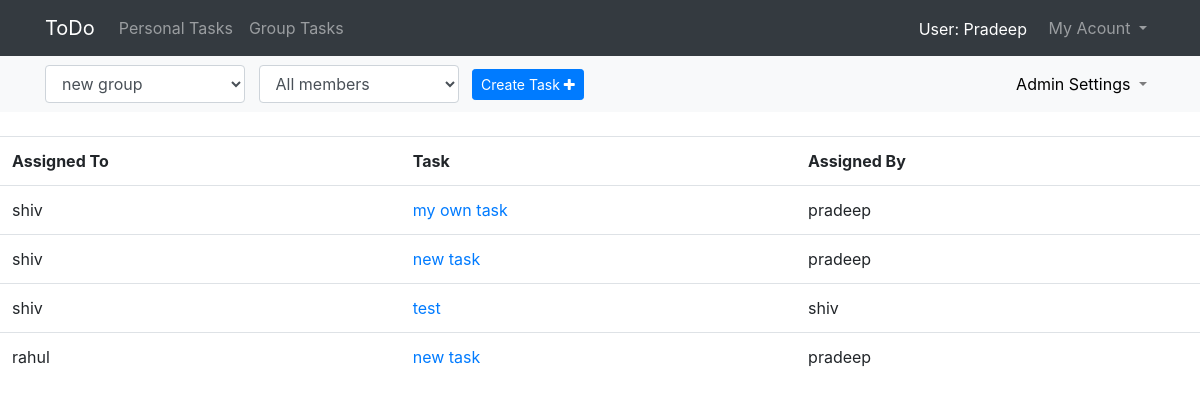
/group/ (signed in), run on the app's committed database.
### todoapp/models.py (models this page shows)
class TaskAssignModel(models.Model):
	assigned_to_id = models.ForeignKey(GroupModel,on_delete=models.CASCADE,null=True)
	assigned_to_name = models.CharField(max_length=60)
	task = models.CharField(max_length=60)
	status=models.CharField(max_length=60,default='todo')
	comment=models.TextField(default=None)
	assigned_by = models.CharField(max_length = 60)

### todoapp/views.py (the view, shortened to what this page needs)
# urls.py: path('group/',v1.groupview),
@login_required
def groupview(request,grpid=None,member=None):
    listAllMemberTaskFlag,singleMemberTasksFlag = False,False
    grpdata_member=GroupModel.objects.filter(member=request.user)
    mylist_data=ToDoModel.objects.filter(user=request.user,status='todo',flagTask='no')
    task_flag_update(request.user)
    verifyUserFlag = verifyGroupAdmin(str(request.user))
    if grpid == None:
        listAllMemberTask = []
        grpdata = GroupModel.objects.filter(member=request.user)
        for x in grpdata:
            grpid = x.grpid
            break
        selectedGroups=GroupModel.objects.filter(grpid=grpid)
        for x in selectedGroups:
            listAllMemberTask.append(TaskAssignModel.objects.filter(assigned_to_id=x.id))
        for x in listAllMemberTask:
            if len(x) != 0:
                listAllMemberTaskFlag = True
        return render(request,'todoapp/group.html',
            {'listAllMemberTaskFlag':listAllMemberTaskFlag,'selectedGroups':selectedGroups,'current_user':request.user,'verifyUserFlag':verifyUserFlag,
            'grpid':grpid ,'grpdata_member':grpdata_member,'data':mylist_data,'listAllMemberTask':listAllMemberTask})

### todoapp/supporting_python.py (called while the page is built)
def task_flag_update(user):
    mylist_data = ToDoModel.objects.filter(user=user,status='todo',flagTask='no')
    current_date=str(datetime.now().date())+datetime.now().strftime("%H:%M")
    for task in mylist_data:
        tasktime=str(task.date)+task.time.strftime("%H:%M")
        if current_date == tasktime:
            task.flagTask = 'yes'
            task.save()

def verifyGroupAdmin(user):
    adminUsersData = GroupAdminsModel.objects.all()
    for data in adminUsersData:
        if data.adminUser == user:
            return True
    return False

### template/todoapp/group.html (shortened to what this page needs)
<!DOCTYPE html>
{% extends "todoapp/base2.html" %}
{% block body_block %}
<div class="sticky-top">
    <nav class="navbar navbar-expand-sm navbar-light bg-light ">
    	<div class="container">
        <div class="navbar-collapse collapse" id="navbar2">
            <ul class="navbar-nav">
                <li class="nav-item ">
                      {% if grpdata_member %}
          						<select class="form-control" id ="select-group" onchange="window.location.href=this.value">
          							{% for data in grpdata_member %}
          						    <option value="/group/{{data.grpid}}">{{data.group}}</option>
          						    {% endfor %}
          						</select>
          					{% endif %}
                </li>&nbsp&nbsp&nbsp
                <li class="nav-item">
                      {% if selectedGroups %}
                						<select class="form-control" id ="select-member" onchange="window.location.href=this.value">
                							<option value="/group/{{grpid}}"  selected>All members</option>
                						</select>
          					{% endif %}
                </li>&nbsp&nbsp&nbsp
                <li class="nav-item" style="padding-top: 4px;">
                      	{%if grpid%}
      					<a href="" class="btn btn-primary btn-sm" data-toggle="modal" data-target="#createtaskmodalform">Create Task&nbsp<i class="fa fa-plus"></i></a>
                      	{%endif%}
				        </li>
            </ul>
            <ul class="navbar-nav ml-auto">
                <li class="nav-item dropdown">
                  {% if verifyUserFlag %}
                    <a class="nav-link dropdown-toggle" href="#" id="navbarDropdown" role="button" data-toggle="dropdown" >
                          <span style="color: black;">Admin Settings</span>
                    </a>
                  {% endif %}
                </li>
            </ul>
        </div>
        </div>
    </nav>
</div><br>
	<div>
		{% if listAllMemberTaskFlag  %}
			<table class="table">
				<tr>
					<th>Assigned To</th>
					<th>Task</th>
					<th>Assigned By</th>
				</tr>
				{% for i in listAllMemberTask %}
				{% for j in i %}
				<tr>
					<td>
						{{j.assigned_to_name}}
					</td>
					<td>
						<a href="/updateAssignedTask/{{j.id}}/{{grpid}}">{{j.task}}</a>
					</td>
					<td>
						{{j.assigned_by}}
					</td>
				</tr>
				{% endfor %}
				{% endfor %}
			</table>
	</div>
		{% endif %}
{%endblock%}

### template/todoapp/base2.html (shortened to what this page needs)
<!DOCTYPE html>
{%load static%}
{% load crispy_forms_tags %}
<html lang="en" dir="ltr">
  <head >
    <link rel="stylesheet" href="{%static "todoapp/todo_create.css"%}">
    <link rel="stylesheet" href="{%static "todoapp/form_style.css"%}">
    <link rel="stylesheet" href="{%static "todoapp/group_static.css"%}">
    <link rel="stylesheet" href="https://stackpath.bootstrapcdn.com/bootstrap/4.1.3/css/bootstrap.min.css">
    <link rel="stylesheet" href="https://maxcdn.bootstrapcdn.com/bootstrap/4.0.0/css/bootstrap.min.css">
    <link rel="stylesheet" href="https://cdnjs.cloudflare.com/ajax/libs/font-awesome/4.7.0/css/font-awesome.min.css">
  </head>
  <body class="body_class"  id="stop" onload="testfunction()">
      <nav class="navbar navbar-expand-md navbar-dark bg-dark fixed-top">
        <div class="container">
          <a class="navbar-brand" href="/mylist/mylist">ToDo</a>
          <div class="collapse navbar-collapse" id="navbarSupportedContent">
              <ul class="navbar-nav ">
                <li class="nav-item">
                    <a class="nav-link" href="/mylist/mylist">Personal Tasks</a>
                </li>
                <li class="nav-item">
                    <a class="nav-link" href="/group">Group Tasks</a>
                </li>
              </ul>
              <ul class="navbar-nav ml-auto">
                     <span style="color:white;padding-top:9px;"><li>User:&nbsp{{current_user|title}}</li></span> &nbsp&nbsp&nbsp
                     <li class="nav-item dropdown">
                          <a class="nav-link dropdown-toggle" href="#" id="navbarDropdown" role="button" data-toggle="dropdown">
                            My Acount
                          </a>
                    </li>
               </ul>
            </div>
            </div>
        </nav>
      {% block body_block %}{% endblock %}
  </body>
</html>

### static/todoapp/todo_create.css (style rules this page uses)
body { overflow-x: hidden; }

### static/todoapp/group_static.css (style rules this page uses)
#select-group { width: 200px; }
#select-member { width: 200px; }
.sticky-top { padding-top: 56px; }

### data on the page
TaskAssignModel: assigned_to_name "shiv", task "my own task", assigned_by "pradeep"
TaskAssignModel: assigned_to_name "shiv", task "new task", assigned_by "pradeep"
TaskAssignModel: assigned_to_name "shiv", task "test", assigned_by "shiv"
TaskAssignModel: assigned_to_name "rahul", task "new task", assigned_by "pradeep"

### other printed values
{{ current_user|title }} "Pradeep"
form field value "new group"
